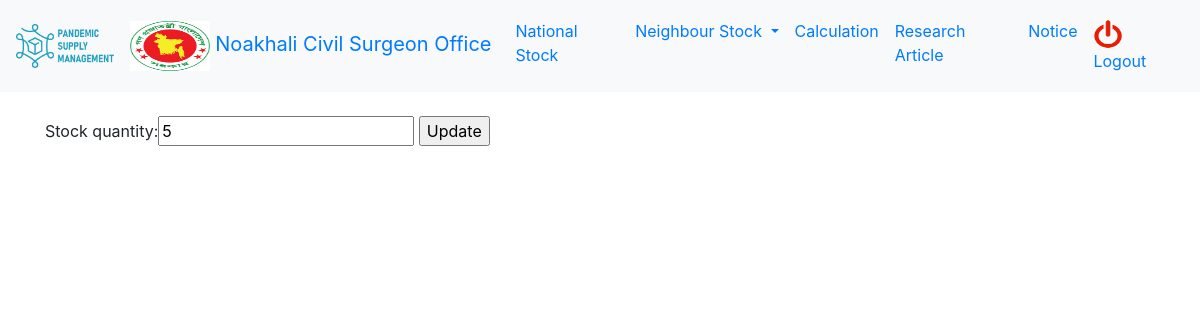
The app's page /update_stock/3 (signed in), older data.
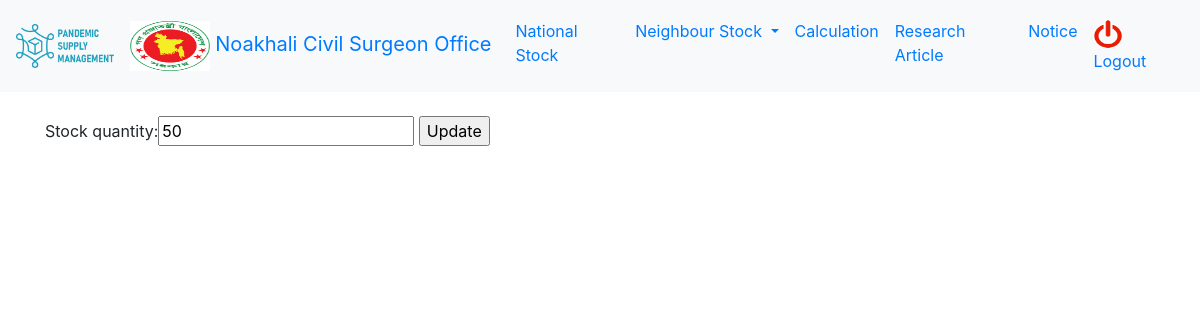
The same page, newer data.
### psm/models.py (models this page shows, shortened)
class DistrictStore(models.Model):
    district = models.ForeignKey(District, on_delete=models.CASCADE, related_name='district_stores')
    item = models.ForeignKey(Item, on_delete=models.CASCADE, related_name='district_stores')
    stock_quantity = models.IntegerField(null=True, blank=True)
    used_quantity = models.IntegerField(null=True, blank=True)
    created = models.DateTimeField(auto_now_add=True, null=True)
    updated = models.DateTimeField(auto_now=True, null=True)

### psm/views.py (the view)
# urls.py: path('update_stock/<int:id>', update_stock, name='update_stock')
def update_stock(request, id):
    district = request.user.district_user_permissions.first().district
    context = {}
    obj = get_object_or_404(DistrictStore, id=id)
    category_id = obj.item.category
    if category_id == 2:
        category_id = 1
    form = DistrictStoreForm(request.POST or None, instance=obj)
    if form.is_valid():
        form.save()
        return HttpResponseRedirect("/category/{}".format(category_id))
    context["form"] = form
    context["category"] = category_id
    context['district'] = district
    return render(request, 'update_stock.html', context)

### psm/views.py
class DistrictStoreForm(forms.ModelForm):
    class Meta:
        model = DistrictStore
        fields = ('stock_quantity',)

### psm/models.py (called while the page is built)
    def __str__(self):
        return self.name

### templates/update_stock.html (shortened to what this page needs)
{% extends 'base.html' %}
{% load static %}
{% block container %}
<div class="container">
    <form method="POST">
        {{form}}
        <input type="submit" value="Update">
    </form>
</div>
{% endblock %}

Row changes from the older to the newer data that the page shows:
changed DistrictStore: stock_quantity "5" → "50"
